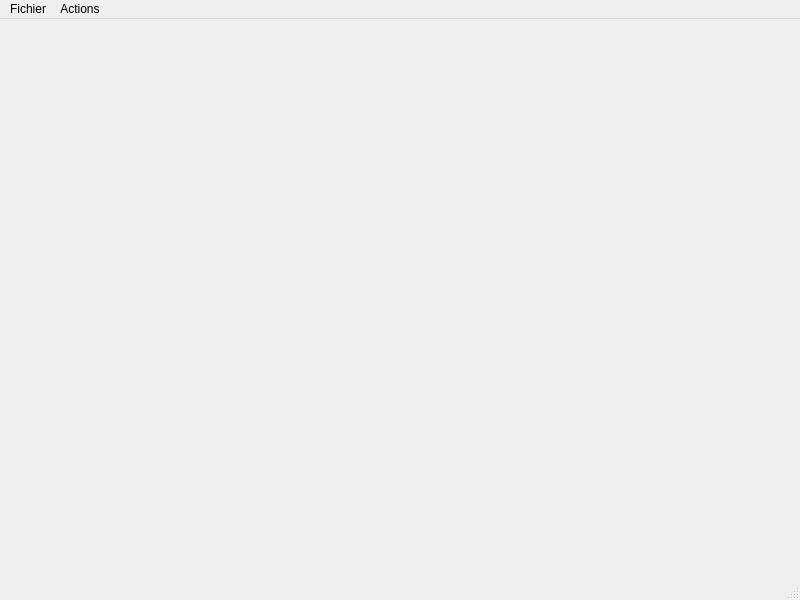
<?xml version="1.0" encoding="UTF-8"?>
<ui version="4.0">
 <class>MainWindow</class>
 <widget class="QMainWindow" name="MainWindow">
  <property name="geometry">
   <rect>
    <x>0</x>
    <y>0</y>
    <width>800</width>
    <height>600</height>
   </rect>
  </property>
  <property name="windowTitle">
   <string>MainWindow</string>
  </property>
  <widget class="QWidget" name="centralwidget"/>
  <widget class="QStatusBar" name="statusbar"/>
  <widget class="QMenuBar" name="menubar">
   <property name="geometry">
    <rect>
     <x>0</x>
     <y>0</y>
     <width>800</width>
     <height>27</height>
    </rect>
   </property>
   <widget class="QMenu" name="menuFichier">
    <property name="title">
     <string>Fichier</string>
    </property>
    <addaction name="actionNouveau"/>
    <addaction name="actionOuvrir"/>
    <addaction name="actionSauver"/>
   </widget>
   <widget class="QMenu" name="menuActions">
    <property name="title">
     <string>Actions</string>
    </property>
    <addaction name="actionAvancer"/>
    <addaction name="actionTourner"/>
    <addaction name="actionBoucle"/>
   </widget>
   <addaction name="menuFichier"/>
   <addaction name="menuActions"/>
  </widget>
  <action name="actionAvancer">
   <property name="text">
    <string>Avancer...</string>
   </property>
  </action>
  <action name="actionTourner">
   <property name="text">
    <string>Tourner...</string>
   </property>
  </action>
  <action name="actionBoucle">
   <property name="text">
    <string>Boucle...</string>
   </property>
  </action>
  <action name="actionNouveau">
   <property name="text">
    <string>Nouveau</string>
   </property>
  </action>
  <action name="actionOuvrir">
   <property name="text">
    <string>Ouvrir</string>
   </property>
  </action>
  <action name="actionSauver">
   <property name="text">
    <string>Sauver</string>
   </property>
  </action>
 </widget>
 <resources/>
 <connections/>
</ui>
